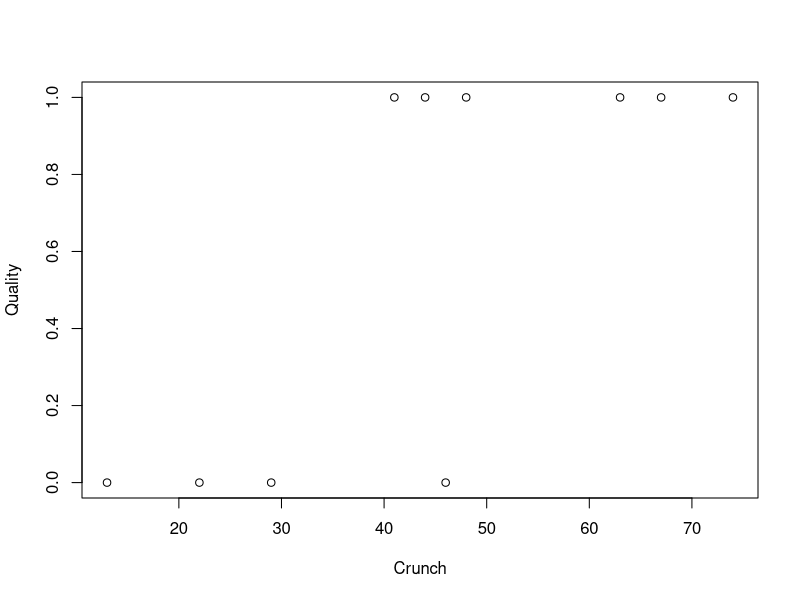
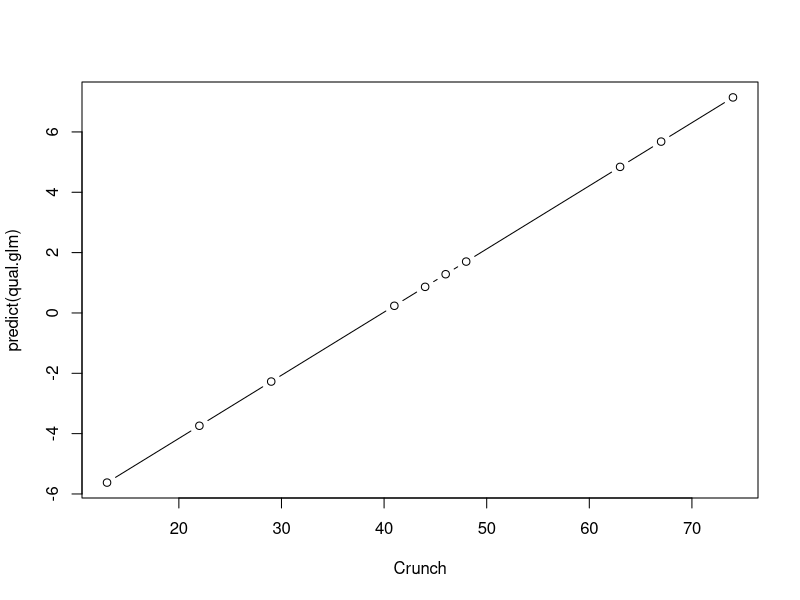
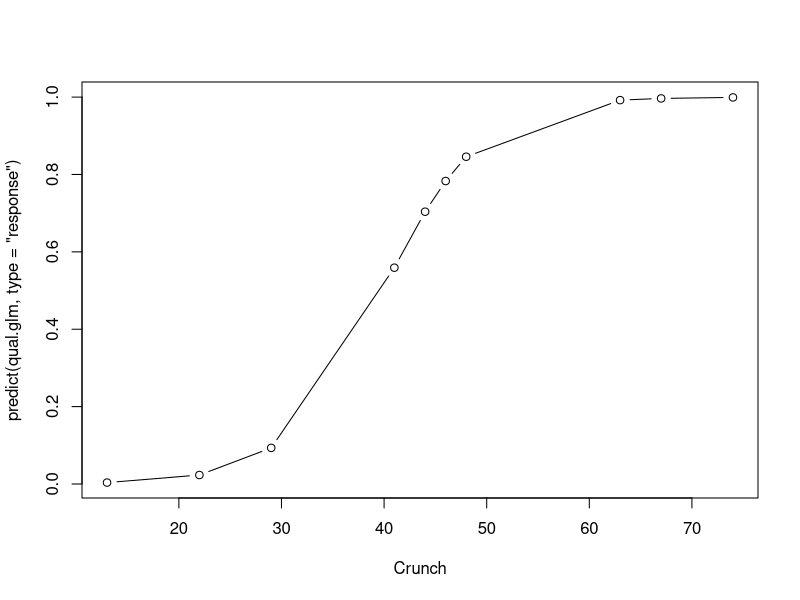
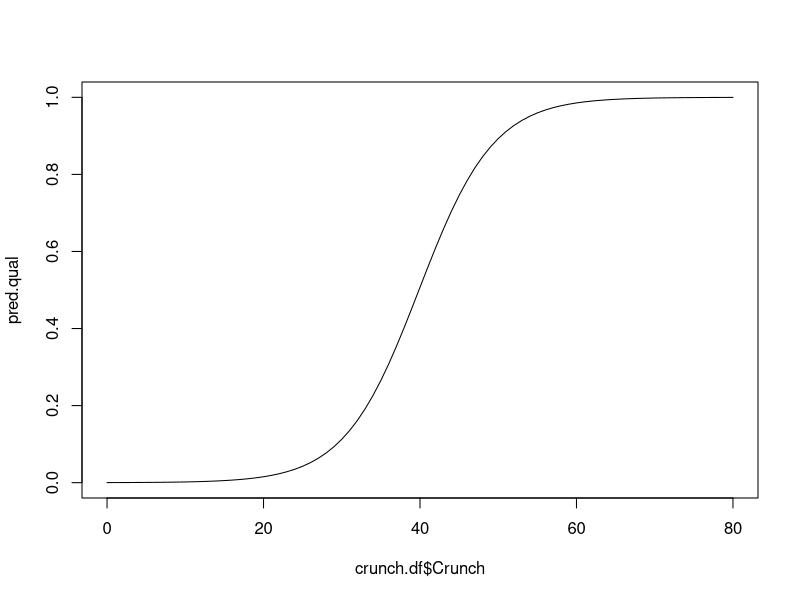
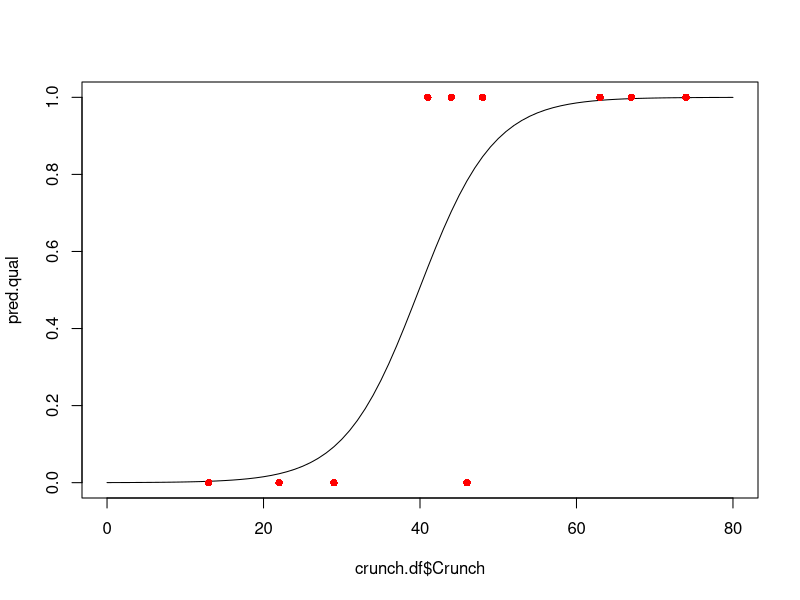
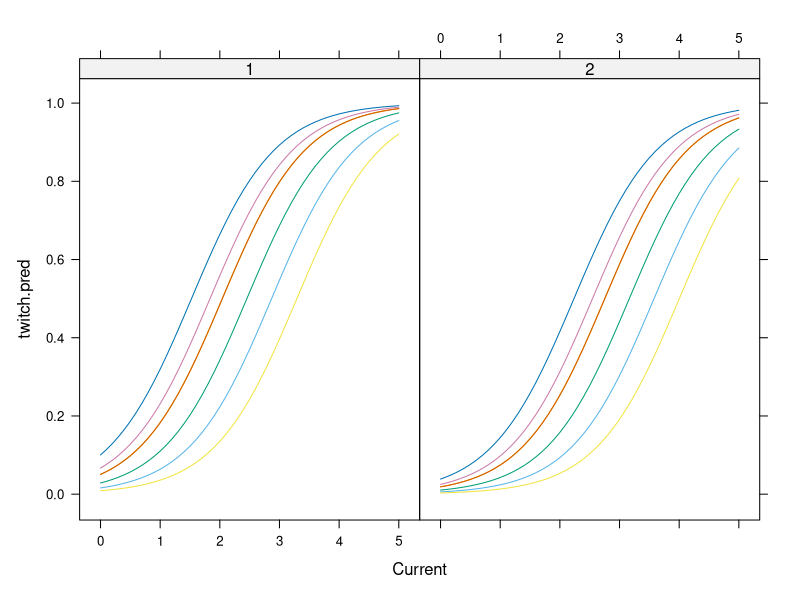

These charts were generated, in order, by the following R code:
## ---- chunk 1
Quality <- c(0,0,0,1,1,0,1,1,1,1)
Crunch <- c(13,22,29,41,44,46,48,63,67,74)
## ---- chunk 2
plot(Crunch, Quality)
## ---- chunk 3
qual.glm <- glm(Quality ~ Crunch, family = binomial)
## ---- chunk 4
anova(qual.glm, test = "Chisq")
summary(qual.glm)
## ---- chunk 5
plot(predict(qual.glm) ~ Crunch, type = "b")
## ---- chunk 6
plot(predict(qual.glm, type = "response") ~ Crunch, type = "b")
## ---- chunk 7
crunch.df <- data.frame(Crunch = 0:80) # values 0,1,...,80
pred.qual <- predict(qual.glm, crunch.df, type = "response")
plot(pred.qual ~ crunch.df$Crunch, type = "l")
## ---- chunk 8
plot(pred.qual ~ crunch.df$Crunch, type = "l")
points(Quality ~ Crunch, data = data.frame(Quality, Crunch), pch = 16, col = "red")
## ---- chunk 9
cattle <- read.csv("data/Shocked cattle.csv")
str(cattle)

cattle$Cow <- as.factor(cattle$Cow)
cattle$Period <- as.factor(cattle$Period)
str(cattle)
## ---- chunk 10
twitch.mat <- cbind(cattle$Twitch, 5-cattle$Twitch)
head(twitch.mat)
## ---- chunk 11
twitch.glm <- glm(twitch.mat ~ Current, data = cattle, family = binomial)
anova(twitch.glm)
summary(twitch.glm)

twitch.glm_quasi <- glm(twitch.mat ~ Current, data = cattle, family = quasibinomial)
anova(twitch.glm_quasi)
summary(twitch.glm_quasi)
## ---- chunk 12
twitch.glm1 <- glm(twitch.mat ~ Current + Cow + Period, data = cattle, family = quasibinomial)
## ---- chunk 13
anova(twitch.glm1, test = "F")
summary(twitch.glm1)

twitch.glm.xCur <- glm(twitch.mat ~ Cow + Period, data = cattle, family = quasibinomial)
anova(twitch.glm.xCur, twitch.glm1, test = "F")
## ---- chunk 14
twitch.glm2 <- glm(twitch.mat ~ Current * Period + Cow, data = cattle, family = quasibinomial)
anova(twitch.glm2, test = "F")
summary(twitch.glm2)
## ---- chunk 15
anova(twitch.glm1, twitch.glm2, test = "F")
drop1(twitch.glm1, test = "F")
## ---- chunk 16
cattle.pred.df <- expand.grid(Cow = as.factor(1:7),
  Current = seq(0,5,0.1),
  Period = as.factor(1:2))
  head(cattle.pred.df)
  
cattle.pred.df$twitch.pred <- predict(twitch.glm1, cattle.pred.df,
  type = "response")
  head(cattle.pred.df)
  
library(lattice)
xyplot(twitch.pred ~ Current | Period, group = Cow, type = "l",
data = cattle.pred.df)
